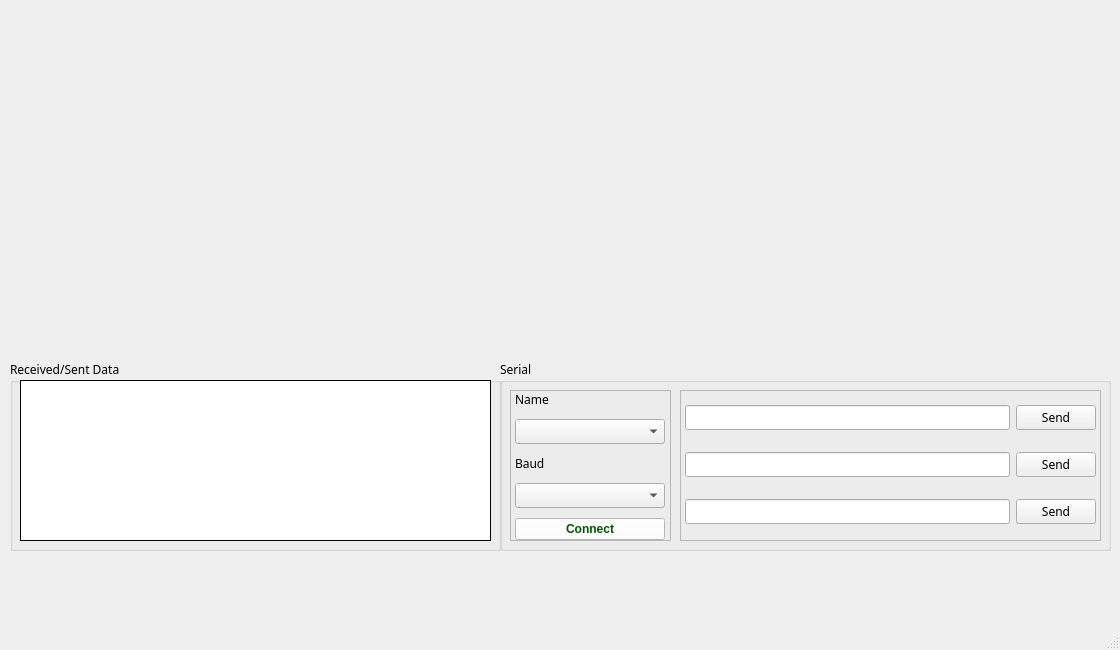
<?xml version="1.0" encoding="UTF-8"?>
<ui version="4.0">
 <class>MainWindow</class>
 <widget class="QMainWindow" name="MainWindow">
  <property name="geometry">
   <rect>
    <x>0</x>
    <y>0</y>
    <width>1120</width>
    <height>650</height>
   </rect>
  </property>
  <property name="minimumSize">
   <size>
    <width>1120</width>
    <height>650</height>
   </size>
  </property>
  <property name="maximumSize">
   <size>
    <width>1920</width>
    <height>1080</height>
   </size>
  </property>
  <property name="font">
   <font>
    <family>Montserrat</family>
    <bold>false</bold>
    <strikeout>false</strikeout>
   </font>
  </property>
  <property name="windowTitle">
   <string>EEG Viewer</string>
  </property>
  <property name="autoFillBackground">
   <bool>false</bool>
  </property>
  <widget class="QWidget" name="centralwidget">
   <property name="sizePolicy">
    <sizepolicy hsizetype="MinimumExpanding" vsizetype="MinimumExpanding">
     <horstretch>0</horstretch>
     <verstretch>0</verstretch>
    </sizepolicy>
   </property>
   <widget class="QFrame" name="frSerialConnection">
    <property name="geometry">
     <rect>
      <x>500</x>
      <y>360</y>
      <width>611</width>
      <height>191</height>
     </rect>
    </property>
    <property name="frameShape">
     <enum>QFrame::Shape::NoFrame</enum>
    </property>
    <property name="frameShadow">
     <enum>QFrame::Shadow::Raised</enum>
    </property>
    <widget class="QGroupBox" name="gBSerialConnection">
     <property name="geometry">
      <rect>
       <x>0</x>
       <y>0</y>
       <width>611</width>
       <height>191</height>
      </rect>
     </property>
     <property name="maximumSize">
      <size>
       <width>1000</width>
       <height>200</height>
      </size>
     </property>
     <property name="title">
      <string>Serial</string>
     </property>
     <widget class="QFrame" name="frSerialSend">
      <property name="geometry">
       <rect>
        <x>180</x>
        <y>30</y>
        <width>421</width>
        <height>151</height>
       </rect>
      </property>
      <property name="frameShape">
       <enum>QFrame::Shape::StyledPanel</enum>
      </property>
      <property name="frameShadow">
       <enum>QFrame::Shadow::Raised</enum>
      </property>
      <widget class="QWidget" name="verticalLayoutWidget_2">
       <property name="geometry">
        <rect>
         <x>0</x>
         <y>-1</y>
         <width>421</width>
         <height>151</height>
        </rect>
       </property>
       <layout class="QVBoxLayout" name="vLoutSerialSend">
        <item>
         <layout class="QHBoxLayout" name="hLoutSerialSend1">
          <property name="leftMargin">
           <number>5</number>
          </property>
          <property name="rightMargin">
           <number>5</number>
          </property>
          <item>
           <widget class="QLineEdit" name="lnInputSend1"/>
          </item>
          <item>
           <widget class="QPushButton" name="pBtnInputSend1">
            <property name="text">
             <string>Send</string>
            </property>
           </widget>
          </item>
         </layout>
        </item>
        <item>
         <layout class="QHBoxLayout" name="hLoutSerialSend2">
          <property name="leftMargin">
           <number>5</number>
          </property>
          <property name="rightMargin">
           <number>5</number>
          </property>
          <item>
           <widget class="QLineEdit" name="lnInputSend2"/>
          </item>
          <item>
           <widget class="QPushButton" name="pBtnInputSend_2">
            <property name="text">
             <string>Send</string>
            </property>
           </widget>
          </item>
         </layout>
        </item>
        <item>
         <layout class="QHBoxLayout" name="hLoutSerialSend3">
          <property name="leftMargin">
           <number>5</number>
          </property>
          <property name="rightMargin">
           <number>5</number>
          </property>
          <item>
           <widget class="QLineEdit" name="lnInputSend_3"/>
          </item>
          <item>
           <widget class="QPushButton" name="pBtnInputSend3">
            <property name="text">
             <string>Send</string>
            </property>
           </widget>
          </item>
         </layout>
        </item>
       </layout>
      </widget>
     </widget>
     <widget class="QFrame" name="frSerialConnect">
      <property name="geometry">
       <rect>
        <x>10</x>
        <y>30</y>
        <width>161</width>
        <height>151</height>
       </rect>
      </property>
      <property name="frameShape">
       <enum>QFrame::Shape::StyledPanel</enum>
      </property>
      <property name="frameShadow">
       <enum>QFrame::Shadow::Raised</enum>
      </property>
      <widget class="QWidget" name="verticalLayoutWidget">
       <property name="geometry">
        <rect>
         <x>0</x>
         <y>0</y>
         <width>160</width>
         <height>155</height>
        </rect>
       </property>
       <layout class="QVBoxLayout" name="vLoutSerialConnect">
        <property name="spacing">
         <number>10</number>
        </property>
        <property name="leftMargin">
         <number>5</number>
        </property>
        <property name="rightMargin">
         <number>5</number>
        </property>
        <property name="bottomMargin">
         <number>5</number>
        </property>
        <item>
         <widget class="QLabel" name="lblSerialName">
          <property name="text">
           <string>Name</string>
          </property>
         </widget>
        </item>
        <item>
         <widget class="QComboBox" name="cBSerialName"/>
        </item>
        <item>
         <widget class="QLabel" name="lblSerialBaud">
          <property name="text">
           <string>Baud</string>
          </property>
         </widget>
        </item>
        <item>
         <widget class="QComboBox" name="cBSerialBaud"/>
        </item>
        <item>
         <widget class="QPushButton" name="pBtnSerialConnect">
          <property name="font">
           <font>
            <family>Segoe UI</family>
            <bold>true</bold>
            <strikeout>false</strikeout>
           </font>
          </property>
          <property name="autoFillBackground">
           <bool>false</bool>
          </property>
          <property name="styleSheet">
           <string notr="true">background-color: rgb(255, 255, 255);
color: rgb(0, 85, 0)</string>
          </property>
          <property name="text">
           <string>Connect</string>
          </property>
         </widget>
        </item>
       </layout>
      </widget>
     </widget>
    </widget>
   </widget>
   <widget class="QFrame" name="frTransceivedData">
    <property name="geometry">
     <rect>
      <x>0</x>
      <y>360</y>
      <width>501</width>
      <height>191</height>
     </rect>
    </property>
    <property name="frameShape">
     <enum>QFrame::Shape::NoFrame</enum>
    </property>
    <property name="frameShadow">
     <enum>QFrame::Shadow::Raised</enum>
    </property>
    <widget class="QGroupBox" name="gBTransceivedData">
     <property name="geometry">
      <rect>
       <x>10</x>
       <y>0</y>
       <width>491</width>
       <height>191</height>
      </rect>
     </property>
     <property name="title">
      <string>Received/Sent Data</string>
     </property>
     <widget class="QTextBrowser" name="tBrTransceivedData">
      <property name="geometry">
       <rect>
        <x>10</x>
        <y>20</y>
        <width>471</width>
        <height>161</height>
       </rect>
      </property>
      <property name="frameShape">
       <enum>QFrame::Shape::Box</enum>
      </property>
      <property name="frameShadow">
       <enum>QFrame::Shadow::Plain</enum>
      </property>
     </widget>
    </widget>
   </widget>
  </widget>
  <widget class="QMenuBar" name="menubar">
   <property name="geometry">
    <rect>
     <x>0</x>
     <y>0</y>
     <width>1120</width>
     <height>20</height>
    </rect>
   </property>
  </widget>
  <widget class="QStatusBar" name="statusbar"/>
 </widget>
 <resources/>
 <connections/>
</ui>
